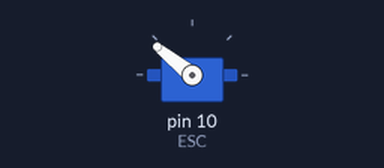
Recording of a sketch running on a simulated Arduino Uno, built with avr-gcc and run on an emulated ATmega328P. Parts: servo.

Above: at 0.1 s.
At 3.1 s:
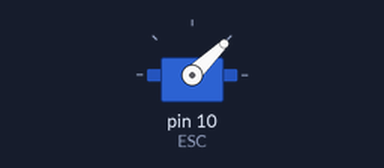
At 8.1 s:
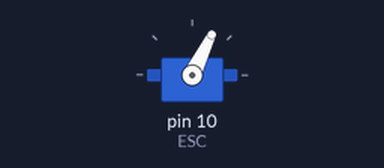
Timing chart, 0 to 9.6 s (numbered marks = the images above):
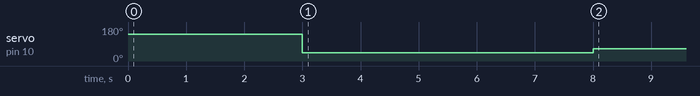

The sketch:

init.ino
```cpp
#include <Servo.h>
Servo ESC;
void setup() {
  // put your setup code here, to run once:
  ESC.attach(10);
  ESC.writeMicroseconds(2000);
  delay(3000);
  ESC.writeMicroseconds(1000);
  delay(5000);
  ESC.writeMicroseconds(1200);
}

void loop() {
  // put your main code here, to run repeatedly:

}
```

Measured:
- by itself, servo on pin 10 (ESC): 141° → 44° at 3.0 s, → 64° 5.0 s later
